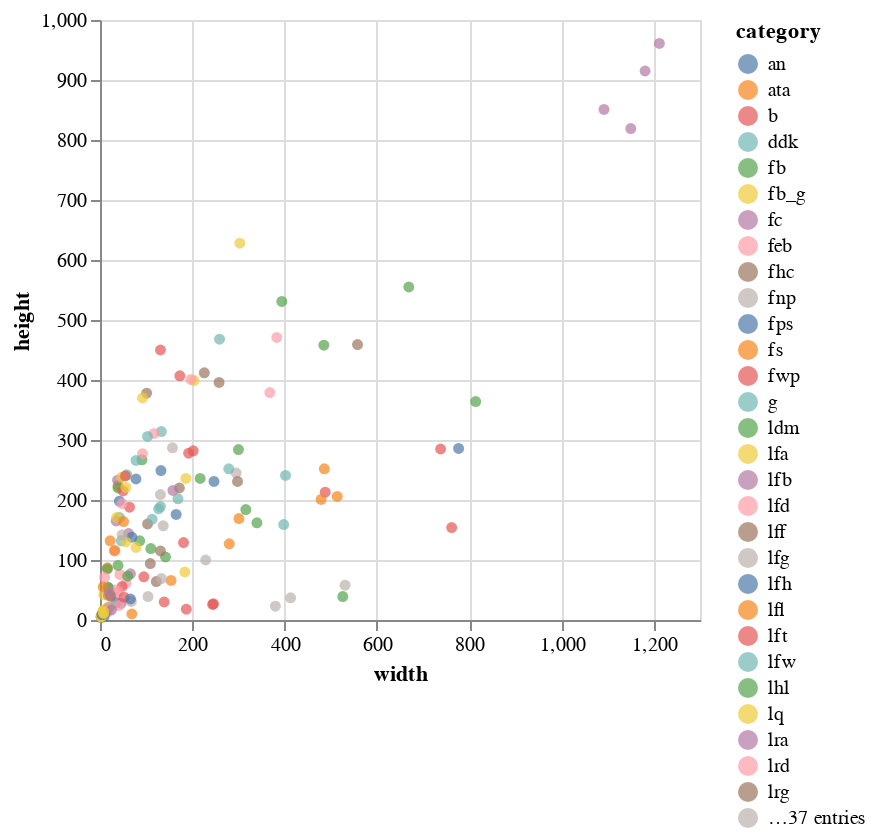

The code cell stored with this chart in its notebook:
### Code cell
seg_dataset.bbox_scatter()

### Figure 1 — Vega-Lite specification as saved in the notebook (floating-point values rounded to 4 significant figures; data arrays with more than 128 entries replaced by an {"elided": "..."} marker saying what was removed)
{"config": {"view": {"continuousWidth": 300, "continuousHeight": 300}}, "data": {"name": "data-c32e197902a99b84d69f18f3314ba3ca"}, "mark": {"type": "circle", "size": 30}, "encoding": {"color": {"field": "category", "type": "nominal"}, "x": {"field": "width", "type": "quantitative"}, "y": {"field": "height", "type": "quantitative"}}, "$schema": "https://vega.github.io/schema/vega-lite/v5.20.1.json", "datasets": {"data-c32e197902a99b84d69f18f3314ba3ca": {"elided": "167 records"}}}
